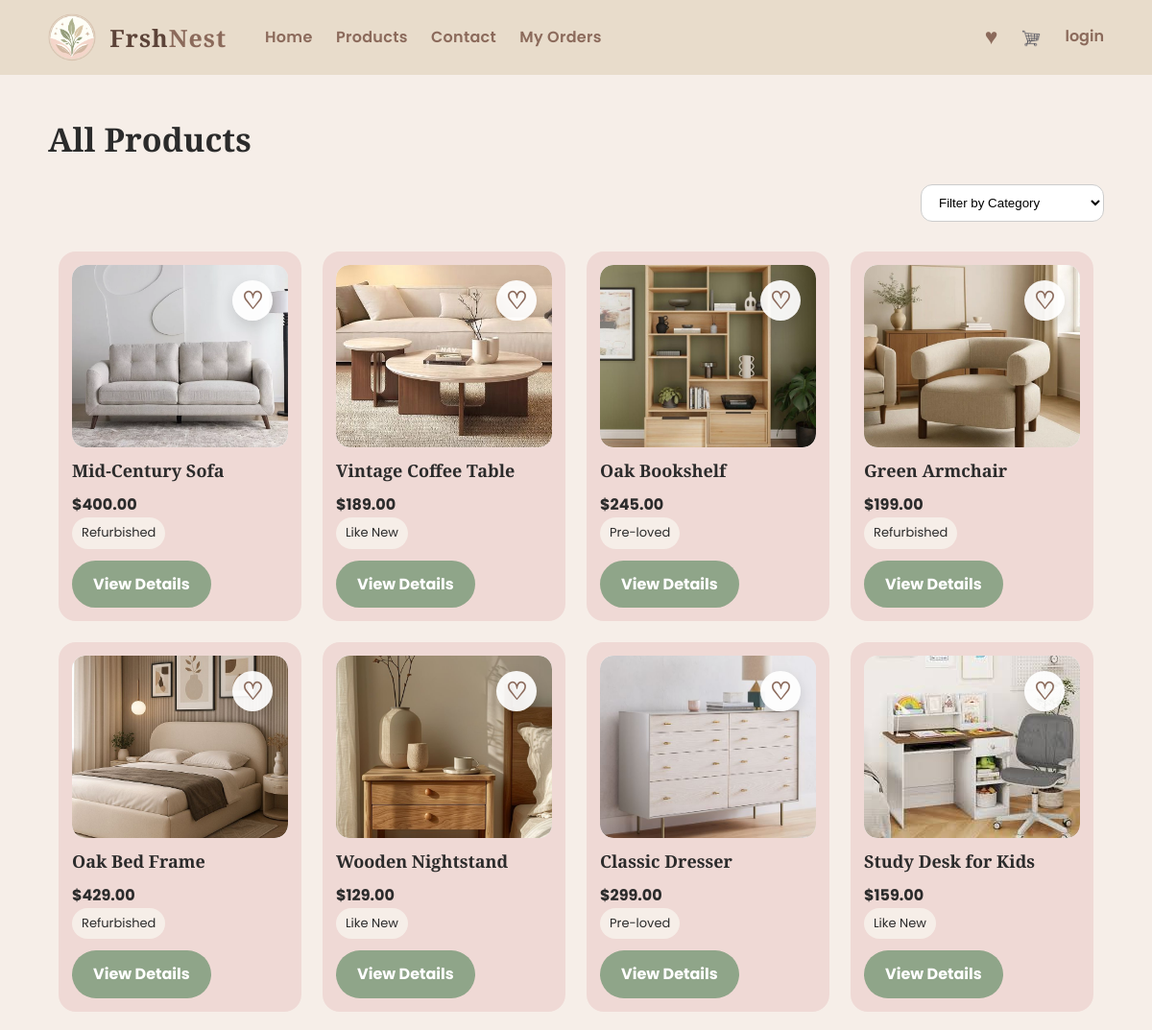
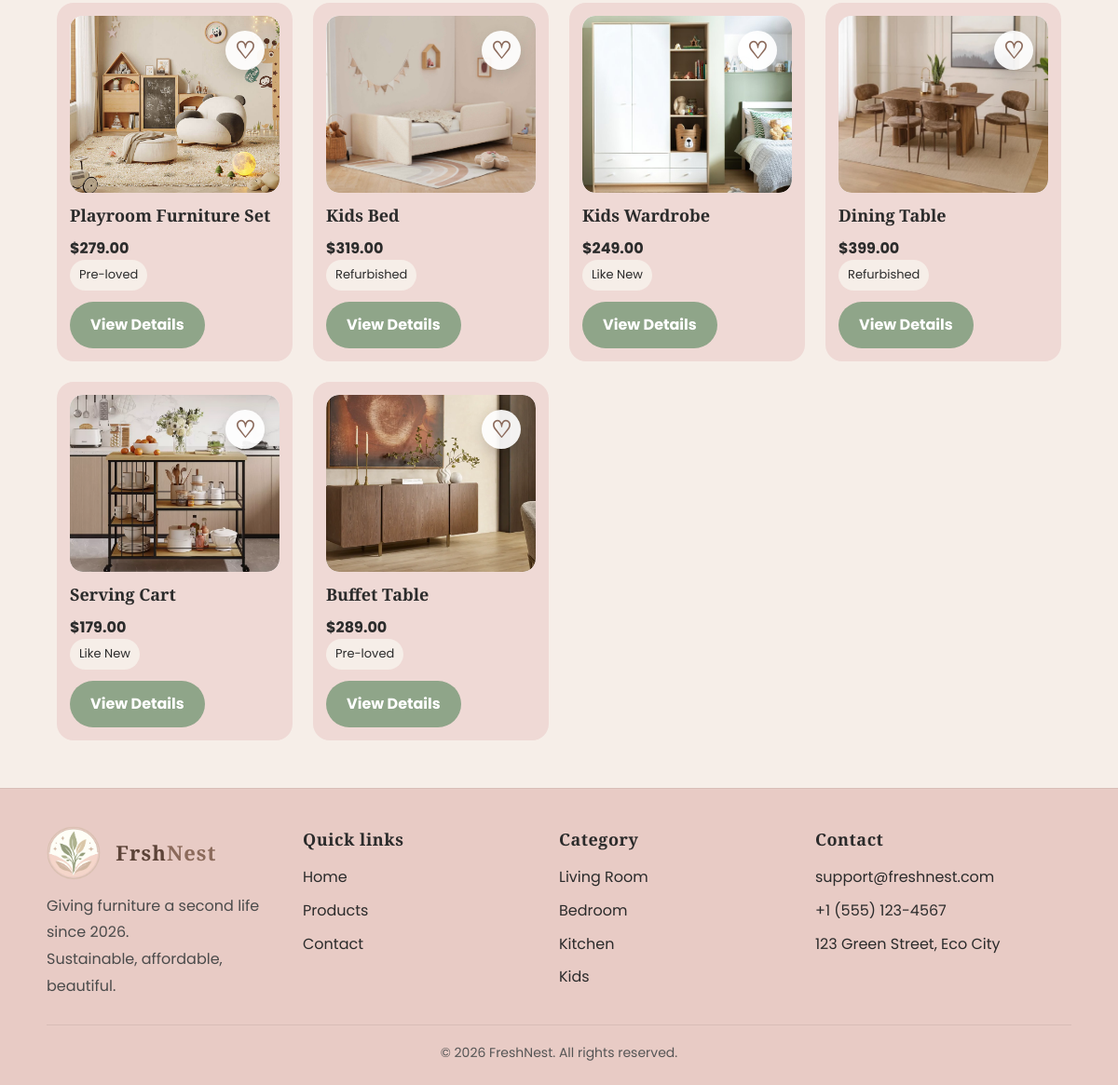
/products.php, run on the app's committed database (2 pictures, top to bottom).
### tables this page shows
CREATE TABLE `products` (
  `product_id` int(11) NOT NULL,
  `name` varchar(100) DEFAULT NULL,
  `price` decimal(10,2) DEFAULT NULL,
  `image` varchar(255) DEFAULT NULL,
  `product_condition` varchar(50) DEFAULT NULL,
  `category_id` int(11) DEFAULT NULL,
  `stock` int(11) NOT NULL,
  `description` text NOT NULL
);

### products.php (the view, shortened to what this page needs)
<?php
require_once __DIR__ . '/config.php';$fav_count = 0;
$query = "SELECT * FROM products";
$result = mysqli_query($conn, $query);
$favorites = array();
?>
<!DOCTYPE html>
<html lang="en">
<head>
<link rel="stylesheet" href="css/style.css"/>
</head>
<body>
<div class="header">
    <div class="container row">
        <a class="brand" href="index.php">
            <img src="images/logo.png" alt="FreshNest Logo"/>
            <span class="name"><span class="fresh">Frsh</span><span class="nest">Nest</span></span>
        </a>
        <div class="nav">
            <a href="index.php">Home</a>
            <a href="products.php">Products</a>
            <a href="contact.php">Contact</a>
            <a href="orders.php">My Orders</a>
        </div>
        <div class="header-right">
            <a class="header-fav" href="favorites.php">♥<?php if ($fav_count > 0) { ?><span class="fav-count"><?php echo $fav_count; ?></span><?php } ?></a>
            <a class="icon-btn" href="cart.php"><img src="images/icon-cart.png" class="cart-icon" alt="Cart"/></a>
            <?php if(isset($_SESSION['user_id']) && isset($_SESSION['user_name'])): ?>
    <a href="profile.php" class="user-avatar" style="text-decoration: none;">
        <?php echo strtoupper(substr($_SESSION['user_name'], 0, 1)); ?>
    </a>
<?php else: ?>
    <a class="login-link" href="login.php" style="text-decoration: none;">login</a>
<?php endif; ?>
        </div>
    </div>
</div>
<div class="section">
    <div class="container">
        <div class="page-head">
            <h1 class="page-title">All Products</h1>
            <form action="products.php" method="get">
                <select name="category_id" class="filter" onchange="this.form.submit()">
                    <option value="">Filter by Category</option>
                </select>
            </form>
        </div>
        <div class="product-grid">
            <?php
            if ($result && mysqli_num_rows($result) > 0) {
                while ($row = mysqli_fetch_row($result)) {
            ?>
                    <div class="card product-card-pro <?php if ($row[6] == 0) { echo 'sold-card'; } ?>">
                        <div class="product-img-box">
                            <img src="<?php echo $row[3]; ?>" alt="<?php echo $row[1]; ?>"/>
                            <button type="button"
                                    class="product-fav-btn <?php if (in_array($row[0], $favorites)) { echo 'active'; } ?>"
                                    onclick="toggleProductFavorite(<?php echo $row[0]; ?>, this)">
                                <span class="heart-empty">♡</span>
                            </button>
                        </div>
                        <h3><?php echo $row[1]; ?></h3>
                        <div class="meta">
                            <span class="price">$<?php echo $row[2]; ?></span><br/>
                            <span class="badge"><?php echo $row[4]; ?></span>
                        </div>
                        <a class="btn product-view-btn" href="product-details.php?product_id=<?php echo $row[0]; ?>">View Details</a>
                    </div>
            <?php
                }
            } else {
                echo "<p>No products found.</p>";
            }
            ?>
        </div>
    </div>
</div>
<div class="footer">
    <div class="container footer-grid">
        <div>
            <a class="brand" href="index.php">
                <img src="images/logo.png" alt="FreshNest Logo"/>
                <span class="name"><span class="fresh">Frsh</span><span class="nest">Nest</span></span>
            </a>
            <p class="muted">Giving furniture a second life since 2026.<br/>Sustainable, affordable, beautiful.</p>
        </div>
        <div>
            <h4>Quick links</h4>
            <ul>
                <li><a href="index.php">Home</a></li>
                <li><a href="products.php">Products</a></li>
                <li><a href="contact.php">Contact</a></li>
            </ul>
        </div>
        <div>
            <h4>Category</h4>
            <ul>
<li><a href="products.php?category_id=1">Living Room</a></li>
<li><a href="products.php?category_id=2">Bedroom</a></li>
<li><a href="products.php?category_id=4">Kitchen</a></li>
<li><a href="products.php?category_id=3">Kids</a></li>
            </ul>
        </div>
        <div>
            <h4>Contact</h4>
            <ul>
                <li><a href="mailto:support@freshnest.com">support@freshnest.com</a></li>
                <li>+1 (555) 123-4567</li>
                <li>123 Green Street, Eco City</li>
            </ul>
        </div>
    </div>
    <div class="container footer-bottom">© 2026 FreshNest. All rights reserved.</div>
</div>
</body>
</html>

### css/style.css (style rules this page uses)
* { margin:0; padding:0; box-sizing:border-box; }
body { font-family:'Poppins', Arial, sans-serif; background:#F6EEE8; color:#2b2b2b; line-height:1.6; }
h1,h2,h3,h4, .brand .name, .section-title, .page-title, .details-title, .cart-title, .checkout-title, .footer h4 { font-family:'Playfair Display', Georgia, serif; }
.container { width:92%; max-width:1100px; margin:0 auto; }
.row { overflow:hidden; }
.header { background:#E8DCCB; padding:14px 0; }
.brand { float:left; text-decoration:none; color:#2b2b2b; }
.brand img { width:50px; height:50px; border-radius:50%; vertical-align:middle; }
.brand .name { display:inline-block; vertical-align:middle; margin-left:10px; font-size:25px; font-weight:700; letter-spacing:1px; }
.fresh { color:#5C4338; }
.nest { color:#8B6A5B; }
.nav { float:left; margin-left:40px; margin-top:12px; }
.nav a { text-decoration:none; color:#8B6A5B; font-weight:600; margin-right:20px; letter-spacing:0.3px; }
.header-right { float:right; margin-top:8px; }
.icon-btn { display:inline-block; text-decoration:none; color:#8B6A5B; font-size:20px; margin-left:10px; vertical-align:middle; }
.login-link { text-decoration:none; color:#8B6A5B; font-weight:600; margin-left:10px; vertical-align:middle; }
.cart-icon { width:20px; height:20px; vertical-align:middle; }
.header-right .header-fav, .header-right .header-fav:link, .header-right .header-fav:visited { position:relative; display:inline-block; background:transparent; color:#8B6A5B; text-decoration:none; font-size:23px; line-height:1; margin-left:12px; vertical-align:middle; transition:0.3s; }
.section { padding:40px 0; }
.page-head { overflow:hidden; margin-bottom:20px; }
.page-title { font-size:34px; margin-bottom:20px; }
.filter { float:right; padding:10px 14px; border:1px solid #ccc; border-radius:12px; background:#fff; }
.btn { display:inline-block; background:#8fa589; color:#fff; padding:12px 22px; text-decoration:none; font-weight:700; border-radius:25px; border:none; cursor:pointer; transition:0.3s; }
.product-grid { overflow:hidden; }
.card { float:left; width:23%; margin:1%; background:#EFD9D5; border-radius:18px; padding:14px; transition:0.3s; }
.card img { width:100%; height:190px; object-fit:cover; border-radius:14px; margin-bottom:10px; display:block; }
.card h3 { font-size:18px; margin-bottom:8px; font-weight:700; }
.meta { margin-bottom:12px; }
.price { font-weight:700; }
.badge { display:inline-block; padding:6px 10px; border-radius:20px; background:#F6EEE8; font-size:13px; }
.card-img-wrap, .product-img-box { position:relative; overflow:hidden; border-radius:14px; margin-bottom:10px; background:#eee; }
.card-img-wrap img, .product-img-box img { width:100%; height:190px; object-fit:cover; display:block; margin-bottom:0; transition:0.3s; }
.card-fav-btn, .product-fav-btn { position:absolute; top:16px; right:16px; width:42px; height:42px; border-radius:50%; border:none; background:rgba(255,255,255,0.92); color:#8B6A5B; font-size:25px; font-weight:700; line-height:42px; text-align:center; cursor:pointer; z-index:7; box-shadow:0 6px 16px rgba(0,0,0,0.14); transition:0.3s; }
.product-fav-btn .heart-empty { display:inline; }
.product-card-pro { position:relative; transition:0.3s; }
.muted { color:#666; font-size:14px; }
.footer { background:#E8CBC5; padding:40px 0 24px; border-top:1px solid #d8bdb7; clear:both; }
.footer-grid { overflow:hidden; }
.footer-grid > div { float:left; width:23%; margin-right:2%; }
.footer-grid > div:last-child { margin-right:0; }
.footer .brand { float:none; display:block; margin-bottom:14px; }
.footer .brand img { width:58px; height:58px; }
.footer .brand .name { font-size:22px; margin-left:12px; }
.footer h4 { font-size:18px; margin-bottom:14px; letter-spacing:0.5px; }
.footer ul { list-style:none; }
.footer ul li { margin-bottom:10px; font-size:16px; }
.footer a { text-decoration:none; color:#2b2b2b; }
.footer .muted { font-size:16px; line-height:1.8; color:#4b4b4b; }
.footer-bottom { margin-top:26px; padding-top:18px; border-top:1px solid #d8bdb7; text-align:center; font-size:14px; color:#555; clear:both; }
.header-right { display: flex; align-items: center; gap: 15px; }

### products.php (style rules this page uses)
.product-img-box { position:relative; }
.product-img-box img { display:block; }

### data on the page
products: image (picture), name "Mid-Century Sofa", price "400.00", product_condition "Refurbished"
products: image (picture), name "Vintage Coffee Table", price "189.00", product_condition "Like New"
products: image (picture), name "Oak Bookshelf", price "245.00", product_condition "Pre-loved"
products: image (picture), name "Green Armchair", price "199.00", product_condition "Refurbished"
products: image (picture), name "Oak Bed Frame", price "429.00", product_condition "Refurbished"
products: image (picture), name "Wooden Nightstand", price "129.00", product_condition "Like New"
products: image (picture), name "Classic Dresser", price "299.00", product_condition "Pre-loved"
products: image (picture), name "Study Desk for Kids", price "159.00", product_condition "Like New"
products: image (picture), name "Playroom Furniture Set", price "279.00", product_condition "Pre-loved"
products: image (picture), name "Kids Bed", price "319.00", product_condition "Refurbished"
products: image (picture), name "Kids Wardrobe", price "249.00", product_condition "Like New"
products: image (picture), name "Dining Table", price "399.00", product_condition "Refurbished"
products: image (picture), name "Serving Cart", price "179.00", product_condition "Like New"
products: image (picture), name "Buffet Table", price "289.00", product_condition "Pre-loved"
